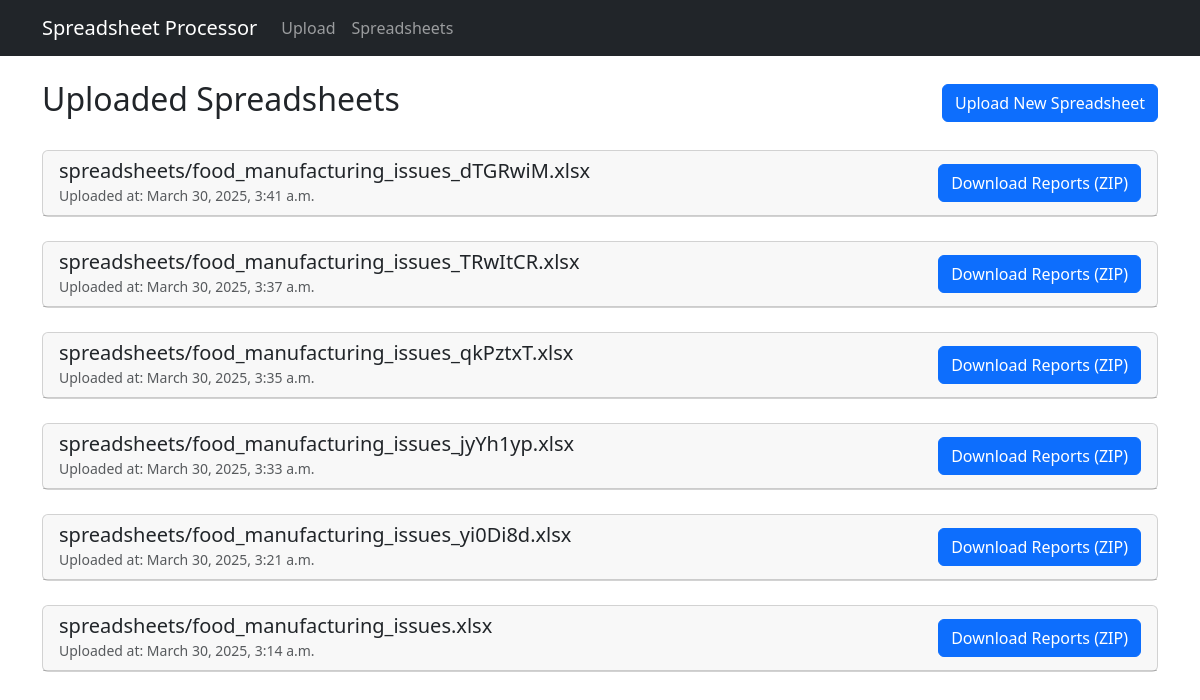
Before: /spreadsheets/ with the older database file.
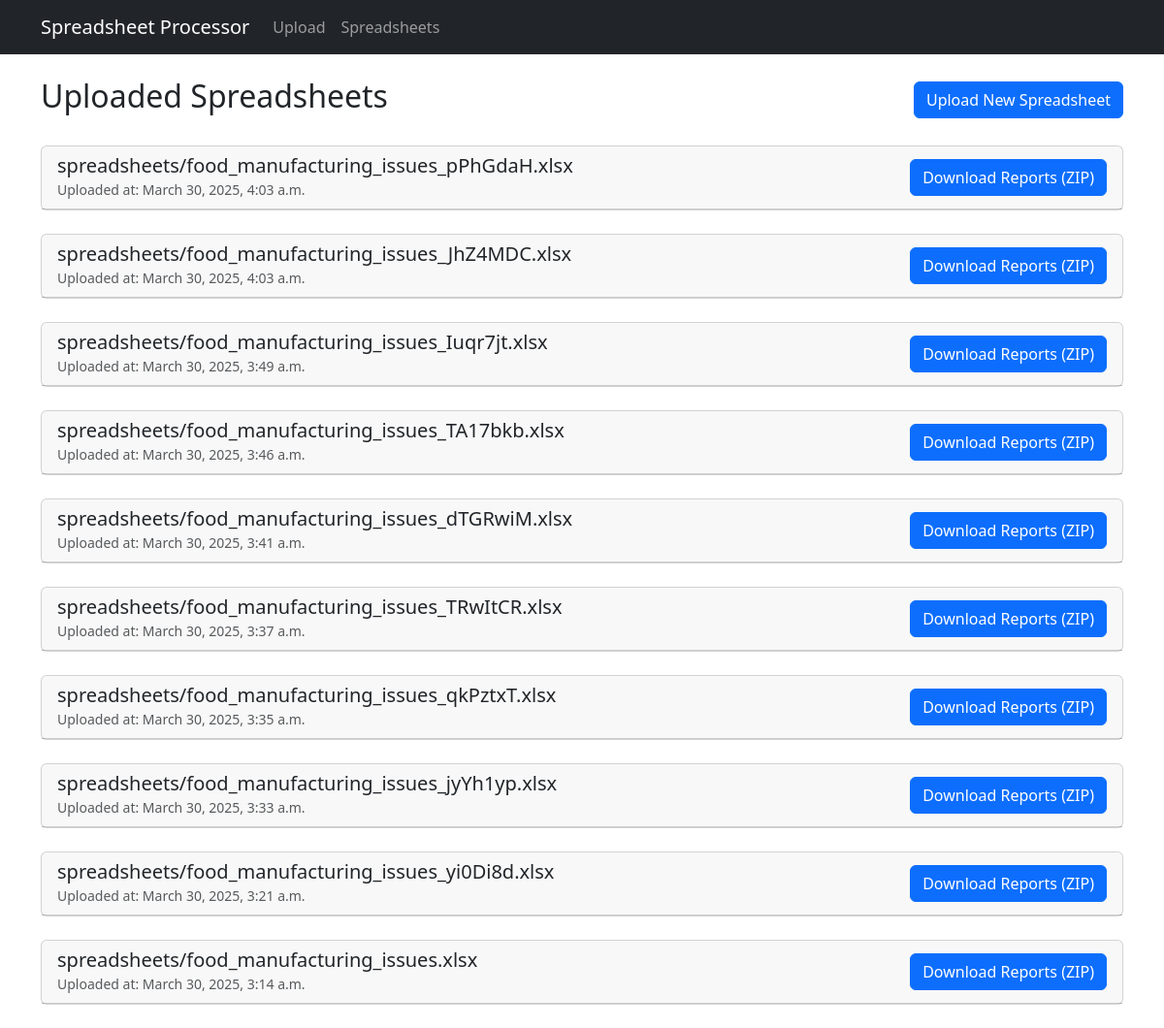
After: the same page with the newer database file.
### spreadsheet_processor/models.py (models this page shows, shortened)
class Spreadsheet(models.Model):
    file = models.FileField(upload_to='spreadsheets/')
    uploaded_at = models.DateTimeField(default=timezone.now)
    processed = models.BooleanField(default=False)

### spreadsheet_processor/views.py (the view)
# urls.py: path('spreadsheets/', views.SpreadsheetListView.as_view(), name='spreadsheet_list'),
class SpreadsheetListView(ListView):
    model = Spreadsheet
    template_name = 'spreadsheet_processor/spreadsheet_list.html'
    context_object_name = 'spreadsheets'
    ordering = ['-uploaded_at']

### spreadsheet_processor/templates/spreadsheet_processor/spreadsheet_list.html (shortened to what this page needs)
{% extends 'spreadsheet_processor/base.html' %}
{% load static %}
{% block content %}
<div class="row">
    <div class="col-12">
        <div class="d-flex justify-content-between align-items-center mb-4">
            <h2>Uploaded Spreadsheets</h2>
            <a href="{% url 'upload_spreadsheet' %}" class="btn btn-primary">
                 Upload New Spreadsheet
            </a>
        </div>
        {% if spreadsheets %}
            {% for spreadsheet in spreadsheets %}
                <div class="card mb-4">
                    <div class="card-header d-flex justify-content-between align-items-center">
                        <div>
                            <h5 class="mb-0">{{ spreadsheet.file.name }}</h5>
                            <small class="text-muted">Uploaded at: {{ spreadsheet.uploaded_at|date:"F j, Y, g:i a" }}</small>
                        </div>
                        <form method="post" action="{% url 'download_spreadsheet_reports' spreadsheet.id %}">
                            <button type="submit" class="btn btn-primary">
                                 Download Reports (ZIP)
                            </button>
                        </form>
                    </div>
                </div>
            {% endfor %}
        {% else %}
            <div class="alert alert-info">
                No spreadsheets have been uploaded yet. Please upload a spreadsheet to get started.
            </div>
        {% endif %}
    </div>
</div>
{% endblock %}

### spreadsheet_processor/templates/spreadsheet_processor/base.html (shortened to what this page needs)
<!DOCTYPE html>
<html lang="en">
<head>
    <link href="https://cdn.jsdelivr.net/npm/bootstrap@5.3.0/dist/css/bootstrap.min.css" rel="stylesheet">
</head>
<body>
    <nav class="navbar navbar-expand-lg navbar-dark bg-dark">
        <div class="container">
            <a class="navbar-brand" href="{% url 'spreadsheet_list' %}">Spreadsheet Processor</a>
            <div class="collapse navbar-collapse" id="navbarNav">
                <ul class="navbar-nav">
                    <li class="nav-item">
                        <a class="nav-link" href="{% url 'upload_spreadsheet' %}">Upload</a>
                    </li>
                    <li class="nav-item">
                        <a class="nav-link" href="{% url 'spreadsheet_list' %}">Spreadsheets</a>
                    </li>
                </ul>
            </div>
        </div>
    </nav>
    <div class="container mt-4">
        {% block content %}
        {% endblock %}
    </div>
</body>
</html>

Changed rows visible on the page:
added Spreadsheet: file.name "spreadsheets/food_manufacturing_issues_pPhGdaH.xlsx", uploaded_at "March 30, 2025, 4:03 a.m."
added Spreadsheet: file.name "spreadsheets/food_manufacturing_issues_JhZ4MDC.xlsx", uploaded_at "March 30, 2025, 4:03 a.m."
added Spreadsheet: file.name "spreadsheets/food_manufacturing_issues_Iuqr7jt.xlsx", uploaded_at "March 30, 2025, 3:49 a.m."
added Spreadsheet: file.name "spreadsheets/food_manufacturing_issues_TA17bkb.xlsx", uploaded_at "March 30, 2025, 3:46 a.m."
